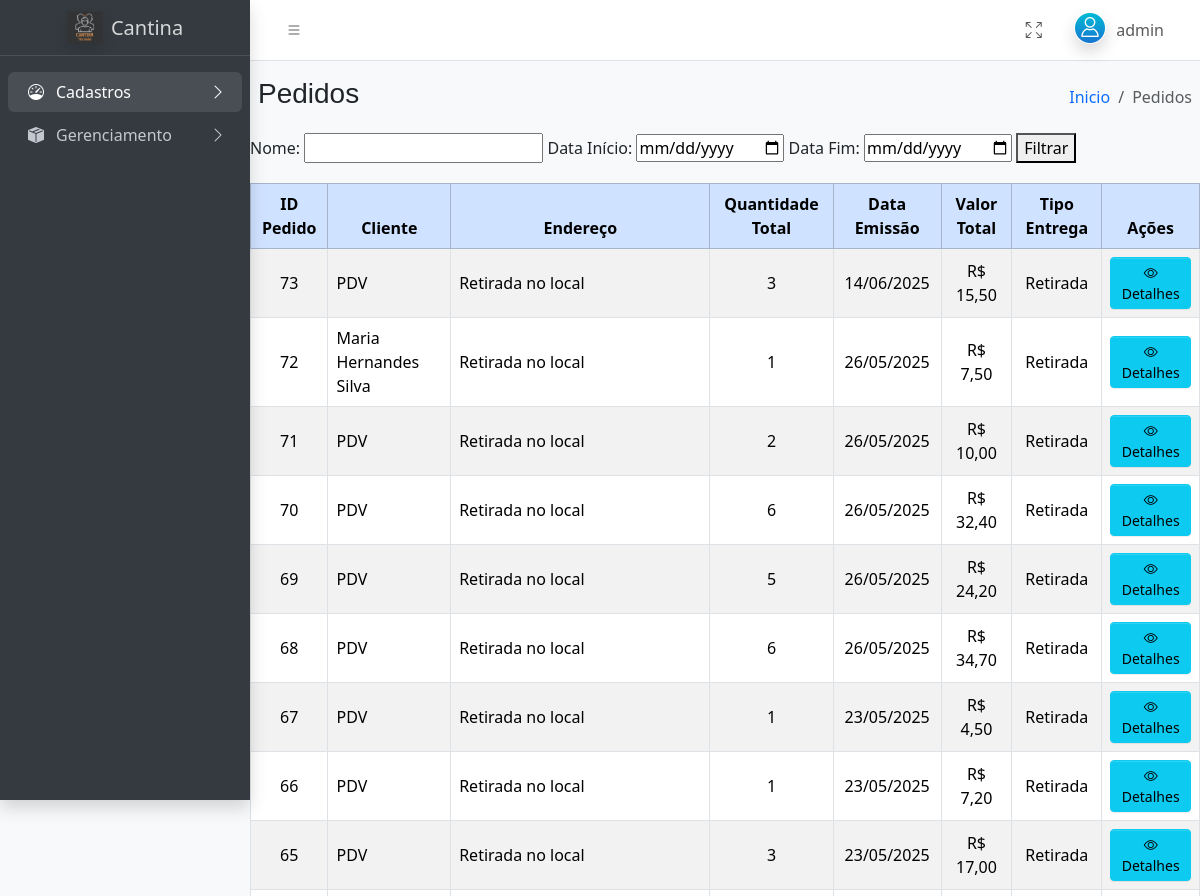
Page /admin/admin.php?pg=Pedidos (signed in, upper part) on the earlier database version.
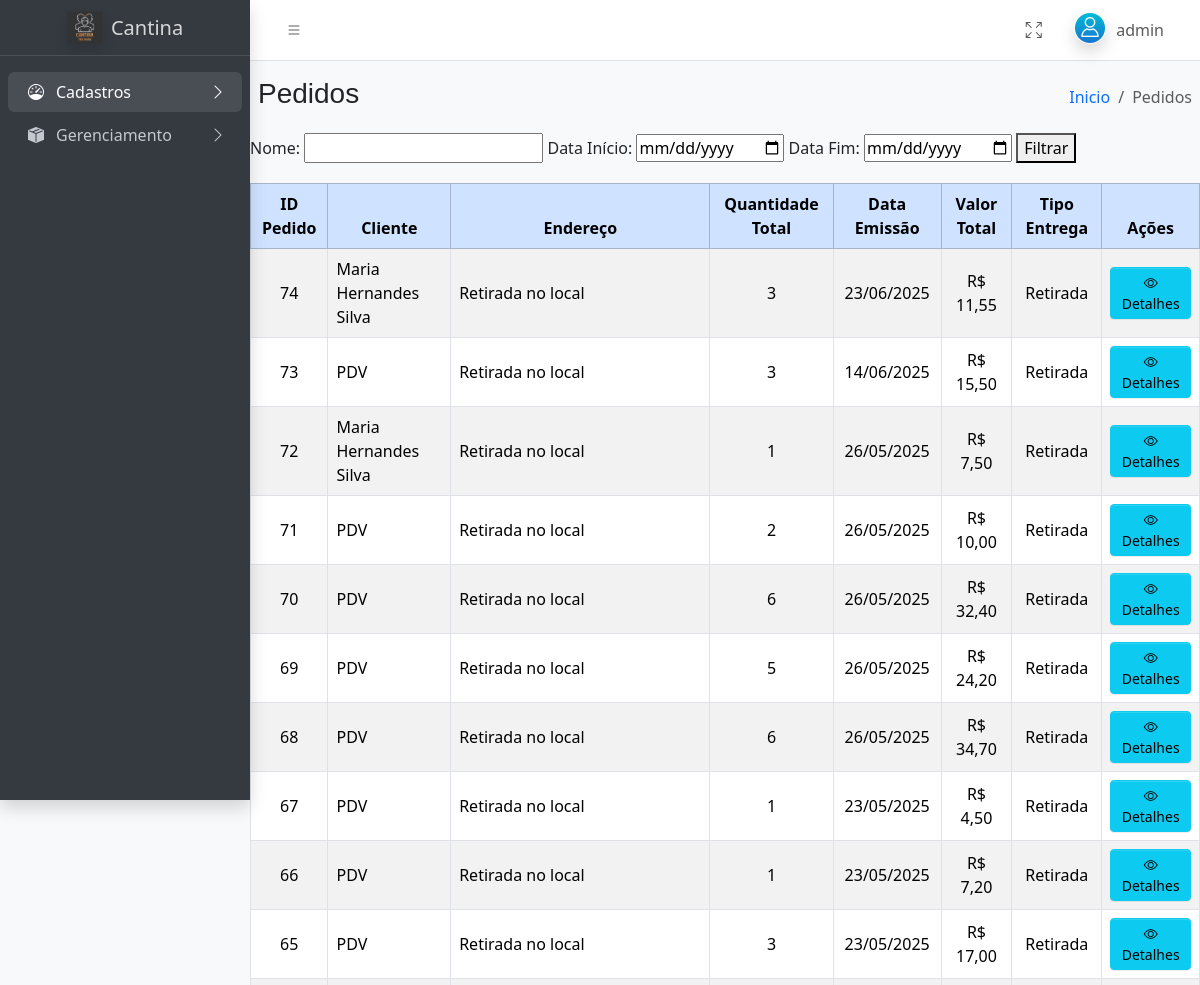
Same page on the later database version.
### tables this page shows
CREATE TABLE IF NOT EXISTS `tb_pedidos` (
  `id` int(11) NOT NULL AUTO_INCREMENT,
  `id_cliente` int(11) DEFAULT NULL,
  `id_endereco` int(11) DEFAULT NULL,
  `emissao` datetime NOT NULL,
  `valor_total` decimal(10,2) NOT NULL DEFAULT 0.00,
  `tipo_entrega` varchar(20) NOT NULL,
  `tipo_pedido` enum('PDV','WEB') NOT NULL DEFAULT 'WEB',
  `metodo_pagamento` enum('DINHEIRO','CARTAO','PIX','ONLINE') NOT NULL DEFAULT 'ONLINE',
  `status_pagamento` varchar(50) NOT NULL DEFAULT 'AGUARDANDO',
  PRIMARY KEY (`id`),
  KEY `id_cliente` (`id_cliente`),
  KEY `id_endereco` (`id_endereco`)
);

CREATE TABLE IF NOT EXISTS `tb_clientes` (
  `id` int(11) NOT NULL AUTO_INCREMENT,
  `nome` varchar(100) NOT NULL,
  `cnpj_cpf` varchar(20) NOT NULL,
  `email` varchar(200) NOT NULL,
  `telefone` varchar(20) NOT NULL,
  `senha` varchar(32) NOT NULL,
  PRIMARY KEY (`id`),
  UNIQUE KEY `cnpj_cpf` (`cnpj_cpf`),
  UNIQUE KEY `telefone` (`telefone`)
);

### includes/consulta_pedido_admin.php (called while the page is built, shortened)
<?php
include('conexao.php');
$mostrar_detalhes = isset($_GET['pg']) && $_GET['pg'] === 'detalhes' && isset($_GET['id_pedido']);
if (!$mostrar_detalhes) {
    $query = "
        SELECT
            p.id AS id_pedido,
            c.nome AS cliente,
            p.emissao,
            p.valor_total,
            p.tipo_entrega,
            p.tipo_pedido,
            e.endereco,
            e.numero,
            e.bairro,
            e.cep,
            cid.nome_cidade,
            cid.sigla_estado,
            SUM(pi.qtd) AS quantidade_total
        FROM tb_pedidos p
        LEFT JOIN tb_clientes c ON p.id_cliente = c.id
        LEFT JOIN tb_cliente_endereco e ON p.id_endereco = e.id
        LEFT JOIN tb_cidades cid ON e.id_cidade = cid.codigo_cidade
        LEFT JOIN tb_pedidos_itens pi ON p.id = pi.id_pedidos
    ";
    $query .= "
        GROUP BY p.id, c.nome, p.emissao, p.valor_total, p.tipo_entrega, e.endereco, e.numero, e.bairro, e.cep, cid.nome_cidade, cid.sigla_estado
        ORDER BY p.emissao DESC
    ";
    $resultado = mysqli_query($conexao, $query);
}
?>

### admin/gerenciamento/pedidos_admin.php (the view, shortened to what this page needs)
<?php
include('../includes/consulta_pedido_admin.php');
?>
<form method="get" action="" style="margin-bottom: 20px;">
    <label for="nome">Nome:</label>
    <input type="text" name="nome" id="nome">
    <label for="data_inicio">Data Início:</label>
    <input type="date" name="data_inicio" id="data_inicio">
    <label for="data_fim">Data Fim:</label>
    <input type="date" name="data_fim" id="data_fim">
    <button type="submit">Filtrar</button>
</form>
<div class="table-responsive">
    <table class="table table-striped table-hover table-bordered align-middle">
        <thead class="table-primary">
            <tr>
                <th class="text-center">ID Pedido</th>
                <th class="text-center">Cliente</th>
                <th class="text-center">Endereço</th>
                <th class="text-center">Quantidade Total</th>
                <th class="text-center">Data Emissão</th>
                <th class="text-center">Valor Total</th>
                <th class="text-center">Tipo Entrega</th>
                <th class="text-center">Ações</th>
            </tr>
        </thead>
        <tbody>
            <?php if (mysqli_num_rows($resultado) > 0): ?>
                <?php while ($row = mysqli_fetch_assoc($resultado)): ?>
                    <tr>
                        <td class="text-center"><?php echo htmlspecialchars($row['id_pedido']); ?></td>
                        <td><?php echo htmlspecialchars($row['cliente'] ?? "PDV"); ?></td>
                        <td>
                            <?php
                            if ($row['tipo_entrega'] === 'entrega' && $row['endereco']) {
                                echo htmlspecialchars(
                                    $row['endereco'] . ', ' .
                                        $row['numero'] . ', ' .
                                        $row['bairro'] . ', ' .
                                        $row['nome_cidade'] . ' - ' .
                                        $row['sigla_estado'] . ', CEP: ' .
                                        $row['cep']
                                );
                            } else {
                                echo 'Retirada no local';
                            }
                            ?>
                        </td>
                        <td class="text-center"><?php echo htmlspecialchars($row['quantidade_total'] ?? 0); ?></td>
                        <td class="text-center"><?php echo date('d/m/Y', strtotime($row['emissao'])); ?></td>
                        <td class="text-center">R$ <?php echo number_format($row['valor_total'], 2, ',', '.'); ?></td>
                        <td class="text-center"><?php echo htmlspecialchars($row['tipo_entrega'] === 'entrega' ? 'Entrega' : 'Retirada'); ?></td>
                        <td class="text-center">
                            <a href="?pg=Detalhes&id=<?php echo $row['id_pedido']; ?>" class="btn btn-info btn-sm">
                                <i class="bi bi-eye"></i> Detalhes
                            </a>
                        </td>
                    </tr>
                <?php endwhile; ?>
            <?php else: ?>
                <tr>
                    <td colspan="8" class="text-center">Nenhum pedido encontrado.</td>
                </tr>
            <?php endif; ?>
        </tbody>
    </table>
</div>

Differences in the rows shown:
added tb_pedidos: id "74", id_cliente.nome "Maria Hernandes Silva", shows "Retirada no local", quantidade_total "3", emissao "23/06/2025", valor_total "11,55", tipo_entrega "Retirada"
